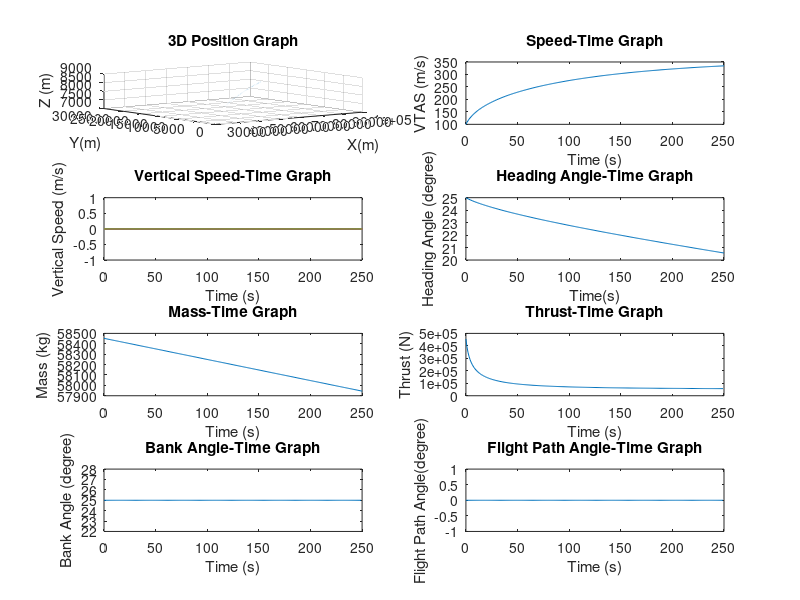

MATLAB code to generate this figure:
%******* TAHSİN OCAKTAN *******%
%%%%%%% FLIGHT MECHANICS %%%%%%%
%%%%%%%%% HOMEWORK 3 %%%%%%%%%%%

clc;
clear; 

h1 = 5000; %meter
h2 = 8000; %meter
path_angle=0;

g = 9.80665; %Gravitational acceleration
S = 13.460; %wing area

%*********adjusting iteration 
step_size=1;
t_final= 250;
t= 0:step_size:t_final;

%*********adjusting array size
ro=zeros(size(t));
x1 = zeros(size(t));
x2 = zeros(size(t));
x3 = zeros(size(t));
x4 = zeros(size(t));
x5 = zeros(size(t));
x6 = zeros(size(t));

%*********adjusting initial values
x1(1)=34525.74; 
x2(1)=0;
x3(1)=h2; 
x4(1)=100;
x5(1)=25;
x6(1)=58452.46;


for i= 1:t_final
    
    path_angle(i)=0;   
    u2(i)=25;
    ro(i)= (101325.*(1-x3(i)/44330.8).^5.256)/(287.05287.*(288.15-0.0065.*x3(i)));
    
    cL(i) = (2.*(x6(i).*g))./(ro(i).*(x4(i).^2).*S.*(cosd(u2(i))));
    cD(i) = 0.04339 +  0.040074*(cL(i).^2);
    f(i) = 2.032;  %N/s (the value assumed as same at the cruise consumption)
    D(i) = (0.5).*ro(i).*(x4(i)^2).*S.*cD(i);
    
    if x5(i) > 14
    u1(i)= D(i)+(x6(i).*g.*sind(path_angle(i)));
    der_x1= x4(i).*cosd(x5(i)).*cosd(path_angle(i));
    der_x2= x4(i).*sind(x5(i)).*cosd(path_angle(i));
    der_x3= x4(i).*sind(path_angle(i));
    der_x4= -((0.1136*S.*ro(i)*((x4(i)).^2))/(2*x6(i))) - (g.*sind(path_angle(i))) + ((u1(i))/(x6(i)));
    der_x5= -((cL(i).*S.*ro(i)).*x4(i).*sind(u2(i)))/(2.*x6(i));
    der_x6= -f(i);
    
    x1(i+1) = x1(i)+ der_x1.*step_size;
    x2(i+1) = x2(i)+ der_x2.*step_size;
    x3(i+1) = x3(i)+ der_x3.*step_size;
    x4(i+1) = x4(i)+ der_x4.*step_size;
    x5(i+1) = x5(i)+ der_x5.*step_size;
    x6(i+1) = x6(i)+ der_x6.*step_size;
    
    elseif x5(i) < 14
        break
        
    end
    
end

subplot(4,2,1); plot3(x1(:),x2(:),x3(:));
grid on
title('3D Position Graph');xlabel('X(m)'); ylabel('Y(m)');zlabel('Z (m)');

subplot(4,2,2); plot(t,x4(:));
title('Speed-Time Graph'); xlabel('Time (s)'); ylabel('VTAS (m/s)');

subplot(4,2,3); plot(t,(x4(:).*sind(path_angle)));
title('Vertical Speed-Time Graph'); xlabel('Time (s)'); ylabel('Vertical Speed (m/s)');

subplot(4,2,4); plot(t,x5(:));
title('Heading Angle-Time Graph'); xlabel('Time(s)'); ylabel('Heading Angle (degree)');

subplot(4,2,5); plot(t,x6(:));
title('Mass-Time Graph'); xlabel('Time (s)'); ylabel('Mass (kg)');

subplot(4,2,6); plot(t(1:t_final),u1(:));
title('Thrust-Time Graph'); xlabel('Time (s)');ylabel('Thrust (N)');

subplot(4,2,7); plot(t(1:t_final),u2);
title('Bank Angle-Time Graph'); xlabel('Time (s)'); ylabel('Bank Angle (degree)');


subplot(4,2,8); plot(t(1:t_final),path_angle);
title('Flight Path Angle-Time Graph'); xlabel('Time (s)'); ylabel('Flight Path Angle(degree)');
